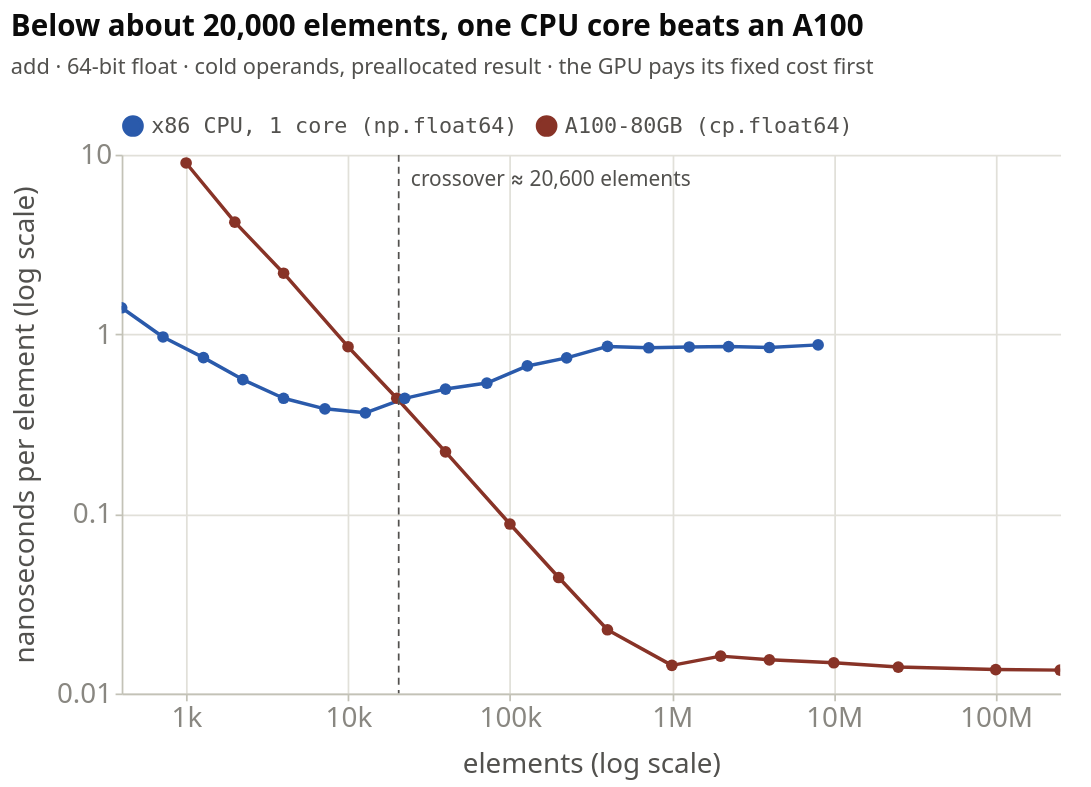

Notebook source saved alongside this figure:
### Markdown cell above
From 1,000 to 400,000 elements, a 400× range, a CuPy <code style="font-size:0.75em">add</code> costs
**8.4 µs to 9.3 µs per call**, the same for all three precisions. Across
that whole range the chart is measuring the call, not the GPU.

### Code cell
style.show(figures.cpu_vs_gpu(d))

### Figure 1 — Vega-Lite specification as saved in the notebook (floating-point values rounded to 4 significant figures)
{"config": {"background": "transparent", "font": "Cochineal, system-ui, -apple-system, \"Segoe UI\", sans-serif", "padding": {"left": 6, "right": 18, "top": 6, "bottom": 6}, "view": {"stroke": null, "continuousWidth": 620, "continuousHeight": 300}, "axis": {"labelFont": "Cochineal, system-ui, -apple-system, \"Segoe UI\", sans-serif", "titleFont": "Cochineal, system-ui, -apple-system, \"Segoe UI\", sans-serif", "labelColor": "#898781", "titleColor": "#52514e", "labelFontSize": 12.5, "titleFontSize": 12.5, "titleFontWeight": 500, "titlePadding": 10, "domainColor": "#c3c2b7", "domainWidth": 1, "tickColor": "#c3c2b7", "tickSize": 4, "gridColor": "#e1e0d9", "gridWidth": 1, "gridDash": []}, "legend": {"labelFont": "Cochineal, system-ui, -apple-system, \"Segoe UI\", sans-serif", "titleFont": "Cochineal, system-ui, -apple-system, \"Segoe UI\", sans-serif", "labelColor": "#52514e", "titleColor": "#52514e", "labelFontSize": 12.5, "titleFontSize": 12.5, "titleFontWeight": 500, "symbolType": "circle", "symbolSize": 110, "orient": "top", "direction": "horizontal", "offset": 10, "titlePadding": 10, "labelLimit": 360}, "title": {"font": "Cochineal, system-ui, -apple-system, \"Segoe UI\", sans-serif", "color": "#0b0b0b", "fontSize": 17, "fontWeight": 600, "subtitleFont": "Cochineal, system-ui, -apple-system, \"Segoe UI\", sans-serif", "subtitleColor": "#52514e", "subtitleFontSize": 12.5, "subtitlePadding": 8, "anchor": "start", "offset": 16, "dy": -4}, "header": {"labelFont": "Cochineal, system-ui, -apple-system, \"Segoe UI\", sans-serif", "titleFont": "Cochineal, system-ui, -apple-system, \"Segoe UI\", sans-serif", "labelColor": "#52514e", "titleColor": "#52514e", "labelFontSize": 13, "labelFontWeight": 600, "titleFontSize": 12.5}, "range": {"category": ["#2a5aab", "#883327", "#3e8343", "#349ab6"], "heatmap": ["#cfdff9", "#a4bfeb", "#759cdc", "#4c7bc8", "#2a5aab", "#1f4584", "#17315d"], "ramp": ["#cfdff9", "#a4bfeb", "#759cdc", "#4c7bc8", "#2a5aab", "#1f4584", "#17315d"]}, "bar": {"cornerRadiusEnd": 4, "discreteBandSize": 16}, "point": {"size": 100, "filled": true, "stroke": "transparent", "strokeWidth": 2, "opacity": 1}, "line": {"strokeWidth": 2, "strokeCap": "round", "strokeJoin": "round"}, "rule": {"strokeWidth": 1}, "text": {"font": "Cochineal, system-ui, -apple-system, \"Segoe UI\", sans-serif", "fontSize": 12, "color": "#52514e"}}, "layer": [{"data": {"name": "data-003d03e5b2f6e0d77b26981dab5d7754"}, "mark": {"type": "line", "point": {"size": 45}}, "encoding": {"color": {"field": "machine", "legend": {"labelFont": "monospace", "title": null}, "scale": {"domain": ["x86 CPU, 1 core (np.float64)", "A100-80GB (cp.float64)"], "range": ["#2a5aab", "#883327"]}, "sort": ["x86 CPU, 1 core (np.float64)", "A100-80GB (cp.float64)"], "type": "nominal"}, "tooltip": [{"field": "machine", "type": "nominal"}, {"field": "elements", "format": ",", "type": "quantitative"}, {"field": "ns_elem", "format": ".4f", "title": "ns / element", "type": "quantitative"}, {"field": "us", "format": ".2f", "title": "µs / call", "type": "quantitative"}], "x": {"axis": {"format": "~s", "labelFontSize": 16, "titleFontSize": 16, "values": [1000, 10000, 100000, 1000000, 10000000, 100000000]}, "field": "elements", "scale": {"nice": false, "type": "log"}, "title": "elements (log scale)", "type": "quantitative"}, "y": {"axis": {"format": "~g", "labelFontSize": 16, "titleFontSize": 16, "values": [0.01, 0.1, 1, 10]}, "field": "ns_elem", "scale": {"type": "log"}, "title": "nanoseconds per element (log scale)", "type": "quantitative"}}, "name": "view_019de61ace0c02c5_0"}, {"data": {"name": "data-ad95d5b3472036800da1ff871584b02b"}, "mark": {"type": "rule", "color": "#52514e", "strokeDash": [4, 3], "strokeWidth": 1}, "encoding": {"x": {"field": "x", "type": "quantitative"}}}, {"data": {"name": "data-d69d8c896763a9b5b48ee8bf2644a911"}, "mark": {"type": "text", "align": "left", "color": "#52514e", "dx": 7, "fontSize": 12}, "encoding": {"text": {"field": "t", "type": "nominal"}, "x": {"field": "x", "type": "quantitative"}, "y": {"value": 14}}}], "height": 310, "params": [{"name": "param_1e9efca18e7a2868", "select": {"type": "interval", "encodings": ["x", "y"]}, "bind": "scales", "views": ["view_019de61ace0c02c5_0"]}], "title": {"text": "Below about 20,000 elements, one CPU core beats an A100", "subtitle": "add · 64-bit float · cold operands, preallocated result · the GPU pays its fixed cost first"}, "width": 540, "$schema": "https://vega.github.io/schema/vega-lite/v6.4.1.json", "datasets": {"data-003d03e5b2f6e0d77b26981dab5d7754": [{"machine": "A100-80GB (cp.float64)", "elements": 1000, "ns_elem": 8.99, "us": 8.99, "gbs": 2.67}, {"machine": "A100-80GB (cp.float64)", "elements": 2000, "ns_elem": 4.212, "us": 8.423, "gbs": 5.699}, {"machine": "A100-80GB (cp.float64)", "elements": 4000, "ns_elem": 2.188, "us": 8.752, "gbs": 10.97}, {"machine": "A100-80GB (cp.float64)", "elements": 10000, "ns_elem": 0.8525, "us": 8.525, "gbs": 28.15}, {"machine": "A100-80GB (cp.float64)", "elements": 20000, "ns_elem": 0.4405, "us": 8.809, "gbs": 54.51}, {"machine": "A100-80GB (cp.float64)", "elements": 40000, "ns_elem": 0.2215, "us": 8.861, "gbs": 108.4}, {"machine": "A100-80GB (cp.float64)", "elements": 100000, "ns_elem": 0.08778, "us": 8.778, "gbs": 273.6}, {"machine": "A100-80GB (cp.float64)", "elements": 200000, "ns_elem": 0.0442, "us": 8.841, "gbs": 543.0}, {"machine": "A100-80GB (cp.float64)", "elements": 400000, "ns_elem": 0.02262, "us": 9.049, "gbs": 1061.0}, {"machine": "A100-80GB (cp.float64)", "elements": 1000000, "ns_elem": 0.01434, "us": 14.34, "gbs": 1674.0}, {"machine": "A100-80GB (cp.float64)", "elements": 2000000, "ns_elem": 0.01614, "us": 32.28, "gbs": 1487.0}, {"machine": "A100-80GB (cp.float64)", "elements": 4000000, "ns_elem": 0.01539, "us": 61.55, "gbs": 1560.0}, {"machine": "A100-80GB (cp.float64)", "elements": 10000000, "ns_elem": 0.01482, "us": 148.2, "gbs": 1620.0}, {"machine": "A100-80GB (cp.float64)", "elements": 25000000, "ns_elem": 0.01402, "us": 350.5, "gbs": 1712.0}, {"machine": "A100-80GB (cp.float64)", "elements": 100000000, "ns_elem": 0.01359, "us": 1359.0, "gbs": 1766.0}, {"machine": "A100-80GB (cp.float64)", "elements": 250000000, "ns_elem": 0.01349, "us": 3372.0, "gbs": 1779.0}, {"machine": "x86 CPU, 1 core (np.float64)", "elements": 400, "ns_elem": 1.404, "us": 0.5617, "gbs": 17.09}, {"machine": "x86 CPU, 1 core (np.float64)", "elements": 720, "ns_elem": 0.9658, "us": 0.6954, "gbs": 24.85}, {"machine": "x86 CPU, 1 core (np.float64)", "elements": 1280, "ns_elem": 0.7413, "us": 0.9488, "gbs": 32.38}, {"machine": "x86 CPU, 1 core (np.float64)", "elements": 2240, "ns_elem": 0.5596, "us": 1.253, "gbs": 42.89}, {"machine": "x86 CPU, 1 core (np.float64)", "elements": 4000, "ns_elem": 0.4402, "us": 1.761, "gbs": 54.52}, {"machine": "x86 CPU, 1 core (np.float64)", "elements": 7200, "ns_elem": 0.3844, "us": 2.768, "gbs": 62.43}, {"machine": "x86 CPU, 1 core (np.float64)", "elements": 12800, "ns_elem": 0.3654, "us": 4.677, "gbs": 65.69}, {"machine": "x86 CPU, 1 core (np.float64)", "elements": 22400, "ns_elem": 0.4399, "us": 9.853, "gbs": 54.56}, {"machine": "x86 CPU, 1 core (np.float64)", "elements": 40000, "ns_elem": 0.4952, "us": 19.81, "gbs": 48.48}, {"machine": "x86 CPU, 1 core (np.float64)", "elements": 72000, "ns_elem": 0.5349, "us": 38.51, "gbs": 44.88}, {"machine": "x86 CPU, 1 core (np.float64)", "elements": 128000, "ns_elem": 0.6664, "us": 85.3, "gbs": 36.01}, {"machine": "x86 CPU, 1 core (np.float64)", "elements": 224000, "ns_elem": 0.739, "us": 165.5, "gbs": 32.48}, {"machine": "x86 CPU, 1 core (np.float64)", "elements": 400000, "ns_elem": 0.8561, "us": 342.4, "gbs": 28.03}, {"machine": "x86 CPU, 1 core (np.float64)", "elements": 720000, "ns_elem": 0.8412, "us": 605.7, "gbs": 28.53}, {"machine": "x86 CPU, 1 core (np.float64)", "elements": 1280000, "ns_elem": 0.8498, "us": 1088.0, "gbs": 28.24}, {"machine": "x86 CPU, 1 core (np.float64)", "elements": 2240000, "ns_elem": 0.854, "us": 1913.0, "gbs": 28.11}, {"machine": "x86 CPU, 1 core (np.float64)", "elements": 4000000, "ns_elem": 0.8438, "us": 3375.0, "gbs": 28.44}, {"machine": "x86 CPU, 1 core (np.float64)", "elements": 8000000, "ns_elem": 0.8729, "us": 6983.0, "gbs": 27.5}], "data-ad95d5b3472036800da1ff871584b02b": [{"x": 20560.0}], "data-d69d8c896763a9b5b48ee8bf2644a911": [{"x": 20560.0, "t": "crossover ≈ 20,600 elements"}]}}
